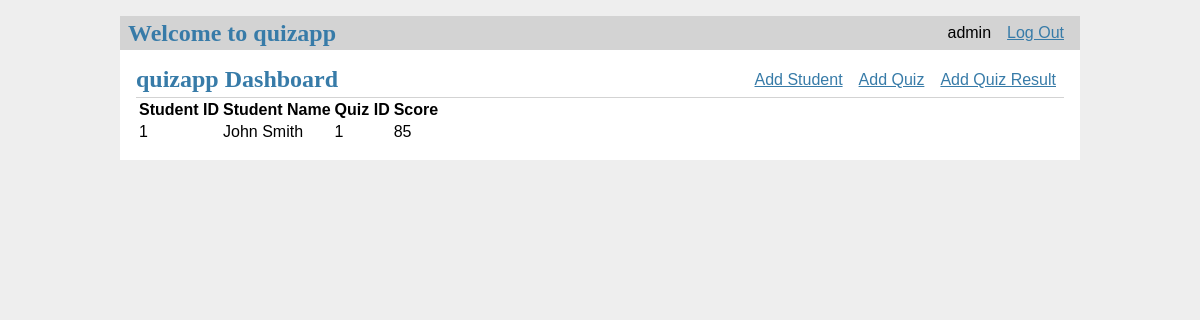
The page /results/1 (signed in) on the database its author committed.
### tables this page shows
CREATE TABLE user (
  id INTEGER PRIMARY KEY AUTOINCREMENT,
  username TEXT UNIQUE NOT NULL,
  password TEXT NOT NULL
);

CREATE TABLE quiz_results (
    quiz_id INTEGER NOT NULL,
    student_id INTEGER NOT NULL, 
    student_name TEXT NOT NULL, 
    score INTEGER NOT NULL, 
    FOREIGN KEY (quiz_id) REFERENCES quizzes (quiz_id),
    FOREIGN KEY (student_id) REFERENCES students (id)
    );

### quizapp.py (the view)
@app.route('/results/<int:id>', methods=('GET', 'POST'))
@login_required
def view_results(id):
    results = get_results(id)
    error = None
    if not results:
        error = 'No Results Available'
    if error is not None:
        flash(error)
    return render_template('dashboard/viewresults.html', results=results)

### quizapp.py (called while the page is built)
def get_db():
    db = lite.connect(
        app.config['DATABASE'],
        detect_types=lite.PARSE_DECLTYPES
        )
    db.row_factory = lite.Row
    return db

@app.before_request
def load_logged_in_user():
    user_id = session.get('user_id')
    if user_id is None:
        g.user = None
    else:
        g.user = get_db().execute(
            'SELECT * FROM user WHERE id = ?', (user_id,)
        ).fetchone()

def login_required(view):
    @functools.wraps(view)
    def wrapped_view(**kwargs):
        if g.user is None:
            return redirect(url_for('login'))
        return view(**kwargs)
    return wrapped_view

def get_results(id):
    results = get_db().execute(
        'SELECT quiz_id, student_name, student_id, score'
        ' FROM quiz_results q JOIN students s ON q.student_id = s.id'
        ' WHERE q.student_id = ?',
        (id,)
    ).fetchall()
    return results

### templates/dashboard/viewresults.html
{% extends 'base.html' %}
{% block header %}
  <h1>{% block title %}quizapp Dashboard{% endblock %}</h1>
  {% if g.user %}
    <a class="action" href="/student/add">Add Student</a>
    <a class="action" href="/quiz/add">Add Quiz</a>
    <a class="action" href="/result/add">Add Quiz Result</a>
  {% endif %}
{% endblock %}
{% block content %}
    <table>
        <tr>
            <th>Student ID</th>
            <th>Student Name</th>
            <th>Quiz ID</th>
            <th>Score</th>
        </tr>
        {% for result in results %}
            <tr>
                <td>{{ result['student_id'] }}</td>
                <td>{{ result['student_name'] }}</td>
                <td>{{ result['quiz_id'] }}</td>
                <td>{{ result['score'] }}</td>
            </tr>
        {% endfor %}
    </table>
{% endblock %}

### templates/base.html (shortened to what this page needs)
<!doctype html>
<link rel="stylesheet" href="{{ url_for('static', filename='style.css') }}">
<nav>
  <h1>Welcome to quizapp</h1>
  <ul>
    {% if g.user %}
      <li><span>{{ g.user['username'] }}</span>
      <li><a href="{{ url_for('logout') }}">Log Out</a>
    {% else %}
      <li><a href="{{ url_for('register') }}">Register</a>
      <li><a href="{{ url_for('login') }}">Log In</a>
    {% endif %}
  </ul>
</nav>
<section class="content">
  <header>
    {% block header %}{% endblock %}
  </header>
  {% block content %}{% endblock %}
</section>

### static/style.css (style rules this page uses)
h1 { font-family: serif; color: #377ba8; margin: 1rem 0; }
a { color: #377ba8; }
nav { background: lightgray; display: flex; align-items: center; padding: 0 0.5rem; }
nav h1 { flex: auto; margin: 0; }
nav ul { display: flex; list-style: none; margin: 0; padding: 0; }
nav ul li a, nav ul li span, header .action { display: block; padding: 0.5rem; }
.content { padding: 0 1rem 1rem; }
.content > header { border-bottom: 1px solid lightgray; display: flex; align-items: flex-end; }
.content > header h1 { flex: auto; margin: 1rem 0 0.25rem 0; }
.content:last-child { margin-bottom: 0; }

### rows shown on the page
user: user.username "admin"
quiz_results: student_id "1", student_name "John Smith", quiz_id "1", score "85"
